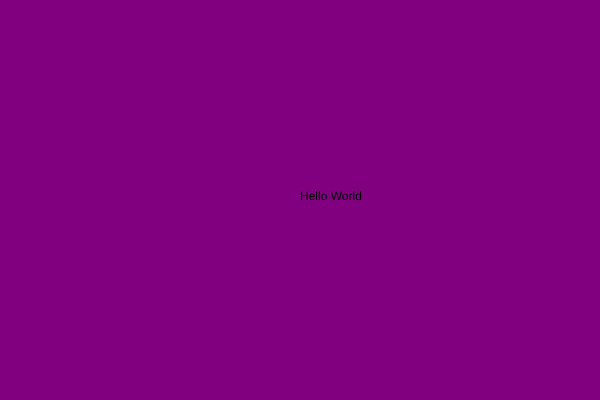
Frame 1 (no input)
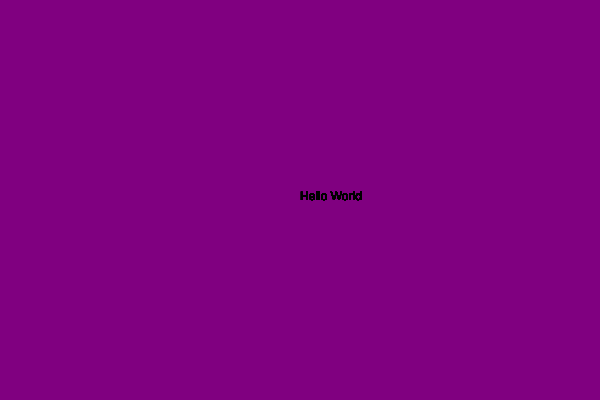
Frame 60 (no input)
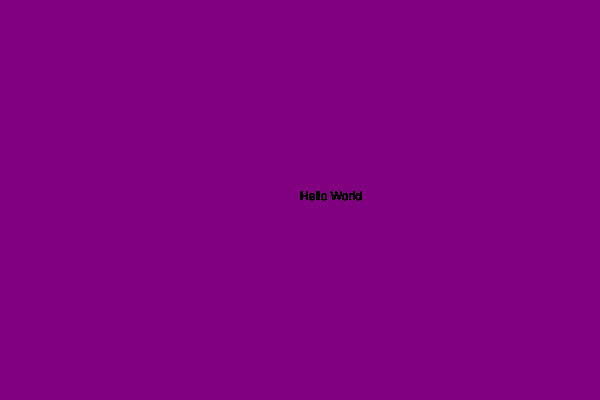
Frame 120 (the mouse pressed at the canvas centre since frame 60)

The p5.js sketch that drew these frames (run headless with seeded random() and noise() and a simulated clock; from frame 60 on, the mouse is pressed at the canvas centre):

// p5.js sketch
// ── sketch.js
function setup() {
    createCanvas( 600, 400)
    background( 'Purple')
}

//Declair draw
function draw(){
    text( "Hello World", 300, 200 );
}
